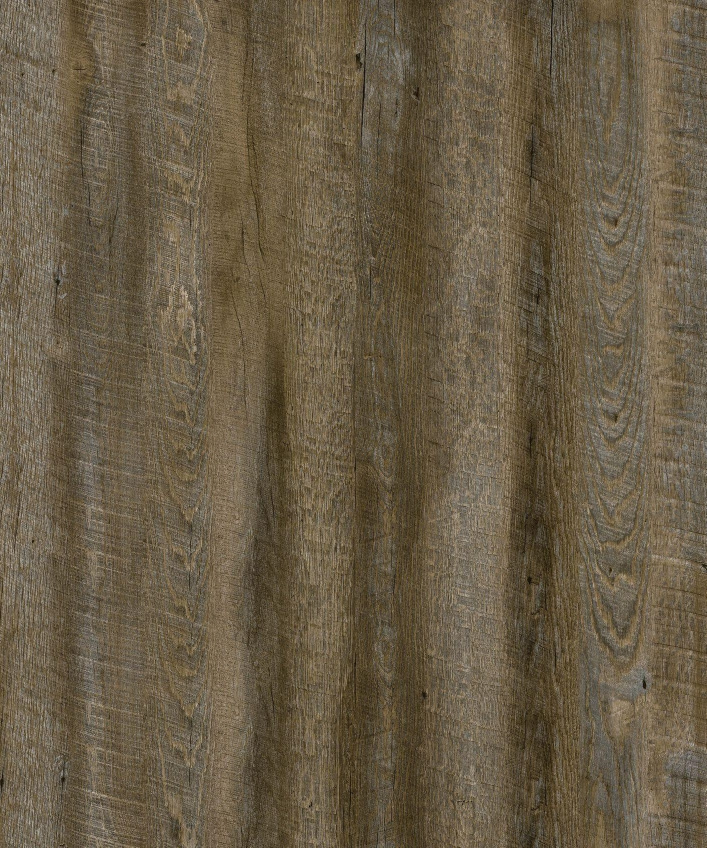
#> input picture scripts/tiling_generator/full_film_view/Ashbury FF (LS113-8).jpg, 1413 x 1695 px (shown at 1/2 size)
$ python -i tiling_generator.py   (imports and definitions only)
#> lines starting #> are read from the running program, lines starting #| are printed output that depends on the picture; after the words box and inside, x2 and y2 are one past the last pixel; in counts of white or black regions, pixels touching at a corner belong together
#> further down, picture is the input picture: shape (1695, 1413, 3); mean B, G, R 70.6, 92.5, 105.5
from os.path import join
import os
import json
import cv2
import numpy as np
import sys
from pathlib import Path
from PIL import Image, ImageEnhance
from termcolor import colored

import click
import random
import math

# [305 lines left out: functions convert_color, get_image_paths, overlay_image_alpha, tile_seamless, resize, crop_center and 3 more, not called in this run]

def find_tile_lines(gray, apertureSize=5, use_hough=False):
    diagonal = math.hypot(gray.shape[0], gray.shape[1])

    minLineLength = int(diagonal / 30)
    maxLineGap = int(diagonal / 10)

    if use_hough:
        _, thresh1 = cv2.threshold(gray,127,255,cv2.THRESH_BINARY)
        edges = cv2.Canny(thresh1,50,200,apertureSize)
        lines = cv2.HoughLinesP(edges,1,np.pi/180,10,minLineLength,maxLineGap)
    else:
        fld = cv2.ximgproc.createFastLineDetector(minLineLength, maxLineGap, 80, 200, apertureSize)
        lines = fld.detect(gray)

    return lines

def find_tiles(img, max_size=1920):

#> called with max_size = 1920
    size = img.shape[:2]
#> size = (1695, 1413)
    scale = min(max_size / min(size[0], size[1]), 1.0)
#> scale = 1
    if scale < 1.0:
        size = (int(scale * size[0]), int(scale * size[1]))
        img = cv2.resize(img, (size[1], size[0]))

    diagonal = math.hypot(img.shape[0], img.shape[1])
#> diagonal = 2206.7
    image = Image.fromarray(img).convert('L')
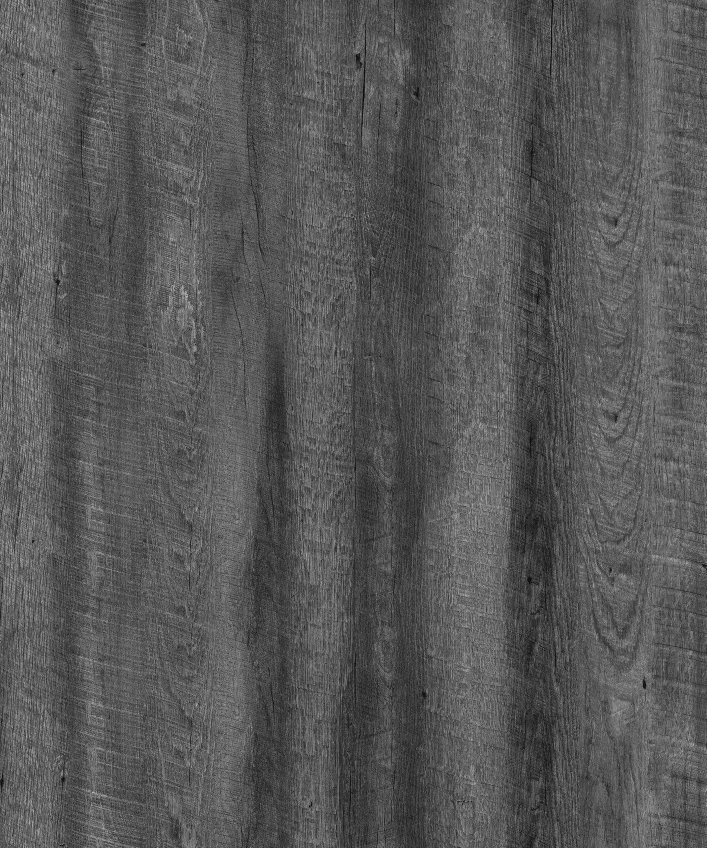
#> image: PIL image 1413x1695 L (shown at 1/2 size); min 0, max 236, mean 87.5
    gray = np.array(image)

    image = ImageEnhance.Contrast(image).enhance(20.0)
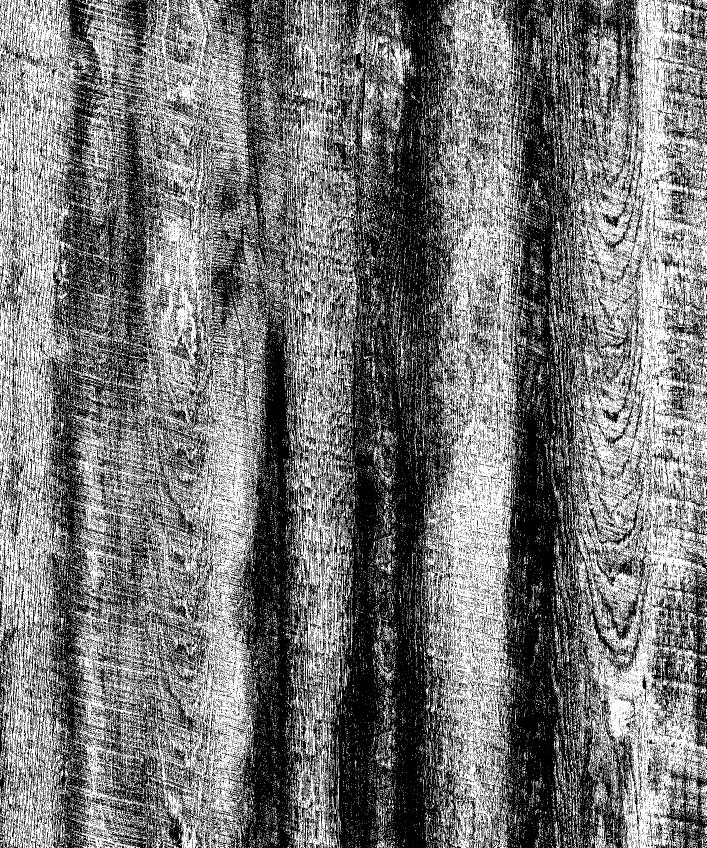
#> image: PIL image 1413x1695 L (shown at 1/2 size); min 0, max 255, mean 117.8
    image = ImageEnhance.Sharpness(image).enhance(10.0)
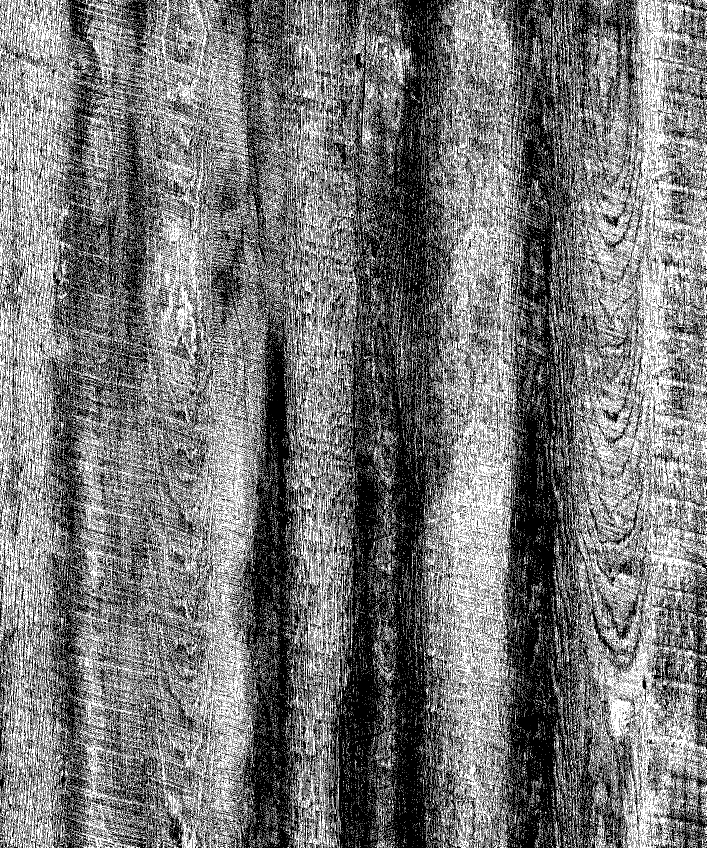
#> image: PIL image 1413x1695 L (shown at 1/2 size); min 0, max 255, mean 118.6
    enhanced = np.array(image)

    # _, thresh1 = cv2.threshold(gray,127,255,cv2.THRESH_BINARY)
    # edges = cv2.Canny(thresh1,50,200, apertureSize = 5)
    # return edges
    all_lines = find_tile_lines(gray)
#> in find_tile_lines, `lines = fld.detect(gray)`: lines = 128 rows, first 6: [787.3, 77, 787.8, 0], [1099.6, 154, 1103, 0.000749], [1106.8, 0.0334, 1099.5, 185.1], [1146, 80.93, 1140.7, 0.02], [51.99, 97.53, 63.73, 21.96], [1129.7, 101.3, 1122.3, 22.06]
#> all_lines has the same summary as lines in find_tile_lines
    all_lines = np.concatenate((all_lines,find_tile_lines(gray)))
#> all_lines = 256 rows, first 6: [787.3, 77, 787.8, 0], [1099.6, 154, 1103, 0.000749], [1106.8, 0.0334, 1099.5, 185.1], [1146, 80.93, 1140.7, 0.02], [51.99, 97.53, 63.73, 21.96], [1129.7, 101.3, 1122.3, 22.06]

    debug = img.copy()
    if debug is not None:
        for line in all_lines:
            cv2.line(debug,(int(line[0][0]),int(line[0][1])),(int(line[0][2]),int(line[0][3])),(0,255,0),6)
#> this loop made 256 passes
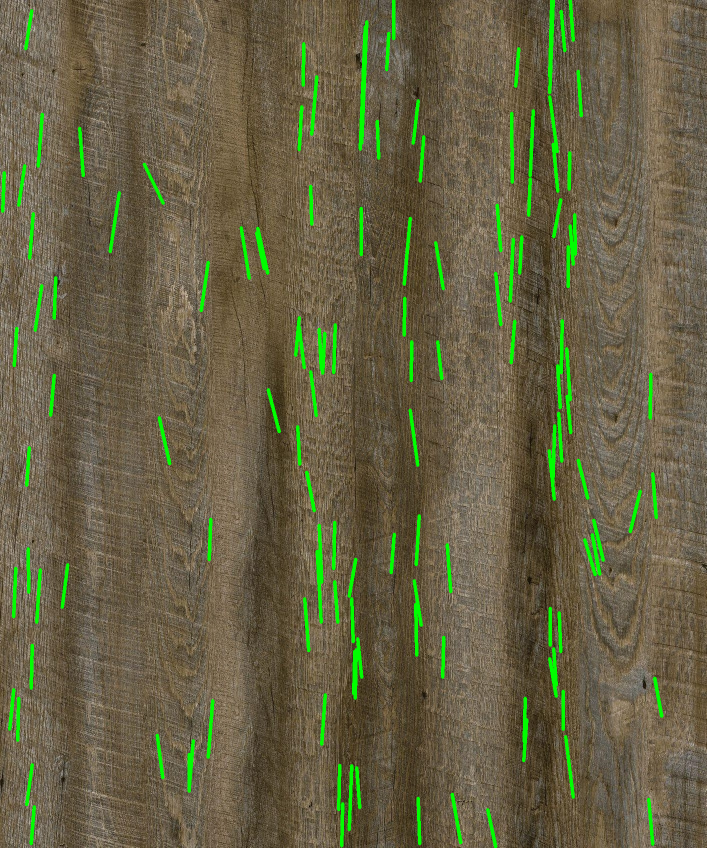
#> debug: shape (1695, 1413, 3) (shown at 1/2 size); 3.47% of pixels changed, all inside (x1, y1, x2, y2) = (2, 0, 1327, 1695)

    return debug

# [78 lines left out: functions extract_tiles, main, not called in this run]

# [2 lines not run here, left out]

>>> import cv2
>>> picture = cv2.imread('full_film_view/Ashbury FF (LS113-8).jpg')
>>> result = find_tiles(picture)
